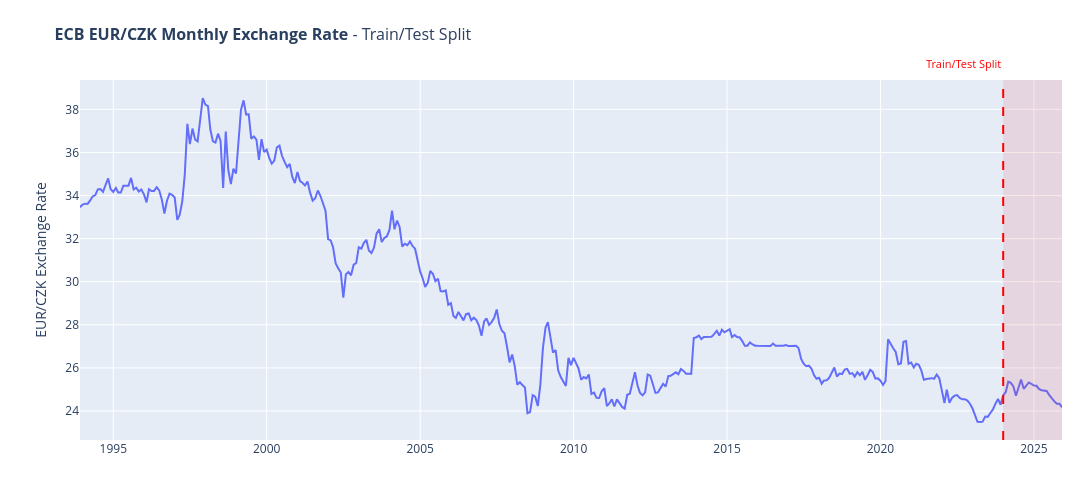

The notebook cell this image was saved under:
### Code cell
# 2. Data Loading and Configuration

# Dataset configuration
DATASET_CONFIG = {
    "file_path": "../datasets/ecb_eurczk_monthly.csv",
    "time_column": "timestamp",
    "target_column": "eur_czk",
    "frequency": "MS",
    "test_periods": 24,
    "seasonal_period": 12,
    "name": "ECB EUR/CZK Monthly Exchange Rate",
    "value_unit": "EUR/CZK Exchange Rate",
}

# Load and process data
globals().update(get_prepared_data(DATASET_CONFIG))

# Visualize the data split
fig_split = plot_data_split(train, test, DATASET_CONFIG, series=series)

if fig_split:
    fig_split.show()

### Figure 1 — Plotly figure (JSON) as saved in the notebook; plotly's stock layout.template omitted (floating-point values rounded to 4 significant figures; data arrays with more than 128 entries replaced by an {"elided": "..."} marker saying what was removed)
{"data": [{"line": {"width": 2}, "mode": "lines", "name": "Full Series", "type": "scatter", "x": {"elided": "385 str values"}, "y": {"elided": "385 float values"}}], "layout": {"annotations": [{"bgcolor": "rgba(255,255,255,0.75)", "font": {"color": "red", "size": 11}, "showarrow": false, "text": "Train/Test Split", "x": "2024-01-01T00:00:00", "xanchor": "right", "xref": "x", "y": 1.02, "yanchor": "bottom", "yref": "paper"}], "height": 500, "legend": {"orientation": "h", "x": 0, "y": 1.08}, "margin": {"b": 60, "l": 80, "r": 30, "t": 80}, "shapes": [{"fillcolor": "rgba(220, 53, 69, 0.12)", "line": {"width": 0}, "type": "rect", "x0": "2024-01-01T00:00:00", "x1": "2025-12-01T00:00:00", "xref": "x", "y0": 0, "y1": 1, "yref": "y domain"}, {"line": {"color": "red", "dash": "dash"}, "type": "line", "x0": "2024-01-01T00:00:00", "x1": "2024-01-01T00:00:00", "xref": "x", "y0": 0, "y1": 1, "yref": "y domain"}], "title": {"font": {"size": 16}, "text": "<b>ECB EUR/CZK Monthly Exchange Rate</b> - Train/Test Split"}, "width": 1700, "yaxis": {"title": {"text": "EUR/CZK Exchange Rate"}}}}
